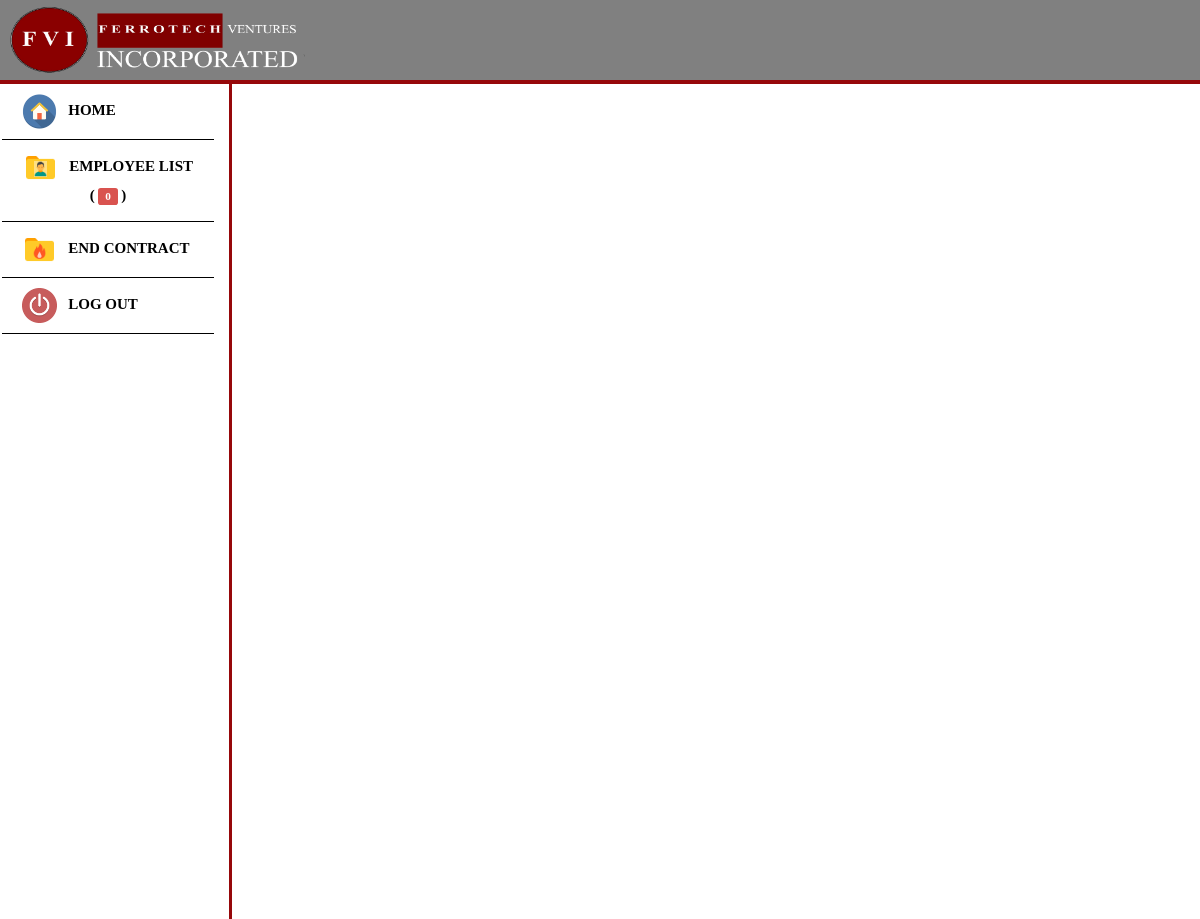
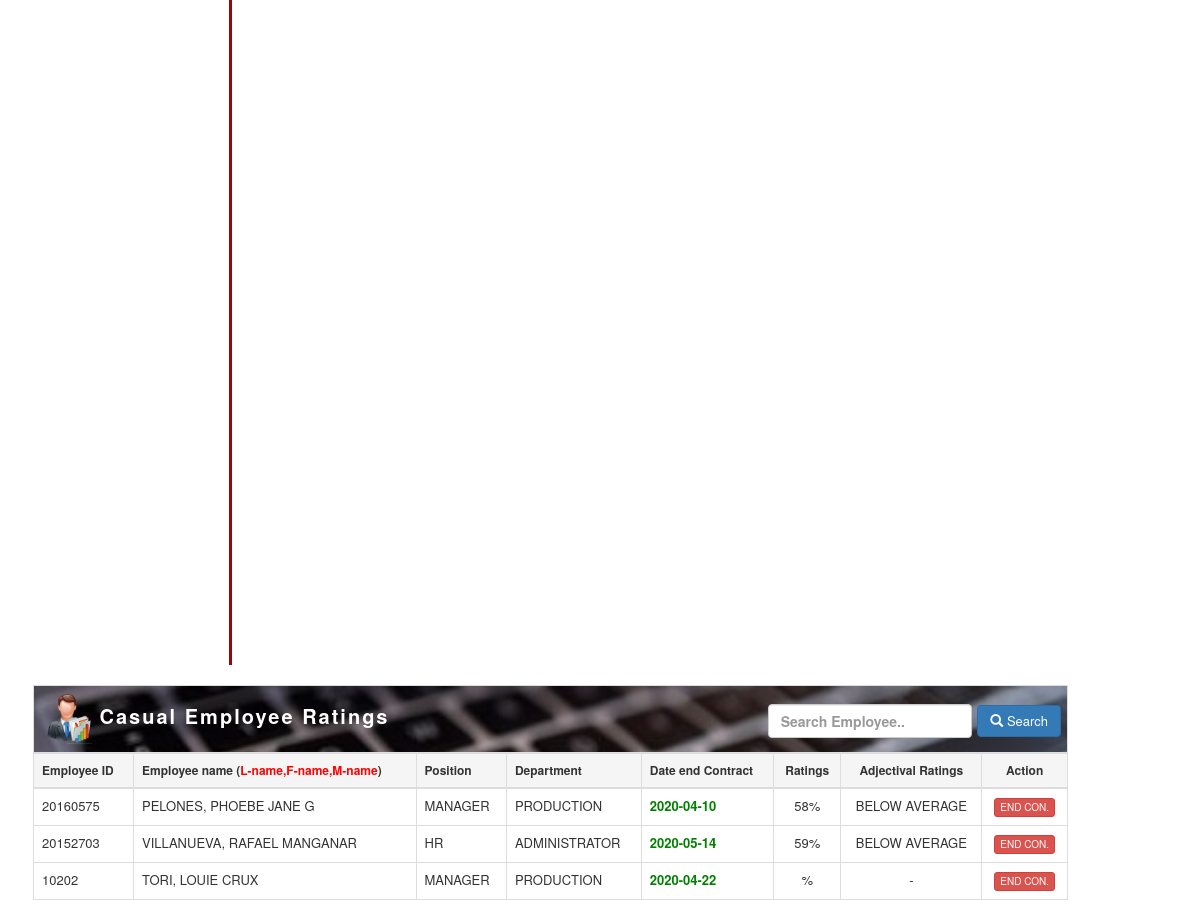
/casualeval_list.php (signed in), run on the app's committed database (2 pictures, top to bottom).
### tables this page shows
CREATE TABLE `tbl_applicants` (
  `ID` int(11) NOT NULL,
  `a_id` text NOT NULL,
  `a_fname` varchar(26) NOT NULL,
  `a_lname` varchar(26) NOT NULL,
  `a_mname` varchar(26) NOT NULL,
  `a_gender` varchar(6) NOT NULL,
  `a_civilStatus` varchar(10) NOT NULL,
  `a_contactNumber` varchar(15) NOT NULL,
  `a_religion` varchar(100) NOT NULL,
  `a_birthday` date NOT NULL,
  `a_age` int(2) NOT NULL,
  `a_region` varchar(255) NOT NULL,
  `a_provine` varchar(255) NOT NULL,
  `a_city` varchar(255) NOT NULL,
  `a_brgy` varchar(255) NOT NULL,
  `a_education` varchar(255) NOT NULL,
  `a_masters` varchar(255) NOT NULL,
  `a_empRecords` varchar(255) NOT NULL,
  `a_dateApplied` date NOT NULL,
  `a_position` varchar(255) NOT NULL,
  `a_dateApproved` date NOT NULL,
  `a_status` text NOT NULL
);

CREATE TABLE `tbl_applicant_field` (
  `ID` int(11) NOT NULL,
  `a_id` text NOT NULL,
  `a_superior` varchar(255) NOT NULL,
  `a_department` varchar(255) NOT NULL,
  `a_contactPerson` varchar(26) NOT NULL,
  `a_contactPersonNum` int(11) NOT NULL,
  `a_tax` varchar(255) NOT NULL,
  `a_tin` varchar(255) NOT NULL,
  `a_sss` varchar(255) NOT NULL,
  `a_pagibin` varchar(255) NOT NULL,
  `a_philHealth` varchar(255) NOT NULL,
  `a_dateHired` date NOT NULL,
  `a_dateEnd` date NOT NULL
);

CREATE TABLE `tbl_ratings` (
  `ID` int(11) NOT NULL,
  `a_id` text NOT NULL,
  `a_type` varchar(25) NOT NULL,
  `a_rate` varchar(25) NOT NULL,
  `a_date` date NOT NULL
);

### casualeval_list.php (the view, shortened to what this page needs)
<!DOCTYPE html>
<html>
<head>
     <link rel="stylesheet" href="Bootstrap_Files/libs/bootstrap/css/bootstrap.min.css" />
    <link rel="stylesheet" type="text/css" href="css/sidebar.css">
</head>
<body>
<nav class="navbar navbar-inverse" style="background-color:gray; border: 0px; border-bottom:4px solid rgb(150, 8, 10); border-radius: 0; padding: 5px;">
  <div class="container-fluid">
    <img style="margin-left: -1%;" src="images/header.png" width="300px" height="70px">
  </div>
</nav>
<div class="sidebar col-sm-12 col-md-12 col-lg-6" style="margin-top:-20px;">
<a href="home.php" style="text-decoration: none;">
  <li>
    <span style="font-family: 'Calibri'">
      <img src="images/icons8-home-96.png" height="35px"> &nbsp; HOME
    </span>
  </li>
</a>
<li class="dropdown" style="font-family: 'Calibri'">
  <?php
  if(isset($_POST['search_val'])){
      $val = $_POST['search_v'];
      $query = mysql_query("SELECT * from tbl_applicants where (a_lname like '%$val%' OR a_fname like '%$val%' OR a_mname like '%$val%' OR a_id like '%$val%') ORDER BY a_dateApplied ASC")or die(mysql_error());
    }else{
      $query = mysql_query("SELECT * from tbl_applicants ORDER BY a_dateApplied ASC")or die(mysql_error());
    }
    $count_notify = 0;
    while($row = mysql_fetch_array($query)){
      $id = $row['a_id'];
      $info = mysql_query("SELECT * from tbl_applicant_field where a_id = '$id' ORDER BY ID DESC")or die(mysql_error());
      $rowz = mysql_fetch_array($info)
  ?>
    <?php
    $end = $rowz['a_dateEnd'];
    if($end <= date("Y-m-d")){
      $dat = '<b style="color:red">Expired</b>';
    }
  }
  if(isset($_POST['search_val'])){
      $val = $_POST['search_v'];
      $query = mysql_query("SELECT * from tbl_applicants where a_status = 'Casual' AND (a_lname like '%$val%' OR a_fname like '%$val%' OR a_mname like '%$val%' OR a_id like '%$val%') ORDER BY a_dateApplied ASC")or die(mysql_error());
    }else{
      $query = mysql_query("SELECT * from tbl_applicants where a_status = 'Casual' ORDER BY a_dateApplied ASC")or die(mysql_error());
    }
    while($row = mysql_fetch_array($query)){
      $id = $row['a_id'];
      $info = mysql_query("SELECT * from tbl_applicant_field where a_id = '$id' ORDER BY ID DESC")or die(mysql_error());
      $rowz = mysql_fetch_array($info)
  ?>
    <?php
    $end = $rowz['a_dateEnd'];
    if($end <= date("Y-m-d")){
      $dat = '<b style="color:red">Expired</b>';
    }
  }
  if(isset($_POST['search_val'])){
      $val = $_POST['search_v'];
      $query = mysql_query("SELECT * from tbl_applicants where a_status = 'Project Based' AND (a_lname like '%$val%' OR a_fname like '%$val%' OR a_mname like '%$val%' OR a_id like '%$val%') ORDER BY a_dateApplied ASC")or die(mysql_error());
    }else{
      $query = mysql_query("SELECT * from tbl_applicants where a_status = 'Project Based' ORDER BY a_dateApplied ASC")or die(mysql_error());
    }
    while($row = mysql_fetch_array($query)){
      $id = $row['a_id'];
      $info = mysql_query("SELECT * from tbl_applicant_field where a_id = '$id' ORDER BY ID DESC")or die(mysql_error());
      $rowz = mysql_fetch_array($info)
  ?>
    <?php
    $end = $rowz['a_dateEnd'];
    if($end <= date("Y-m-d")){
      $dat = '<b style="color:red">Expired</b>';
    }
  }
  if(isset($_POST['search_val'])){
      $val = $_POST['search_v'];
      $query = mysql_query("SELECT * from tbl_applicants where a_status = 'Regular' AND (a_lname like '%$val%' OR a_fname like '%$val%' OR a_mname like '%$val%' OR a_id like '%$val%') ORDER BY a_dateApplied ASC")or die(mysql_error());
    }else{
      $query = mysql_query("SELECT * from tbl_applicants where a_status = 'Regular' ORDER BY a_dateApplied ASC")or die(mysql_error());
    }
    while($row = mysql_fetch_array($query)){
      $id = $row['a_id'];
      $info = mysql_query("SELECT * from tbl_applicant_field where a_id = '$id' ORDER BY ID DESC")or die(mysql_error());
      $rowz = mysql_fetch_array($info)
  ?>
    <?php
    $end = $rowz['a_dateEnd'];
    if($end <= date("Y-m-d")){
      $dat = '<b style="color:red">Expired</b>';
    }
  }
  ?>
  <label class="dropbtn"><span><img src="images/icons8-user-folder-96.png" height="35px"></span> &nbsp; EMPLOYEE LIST ( <label class="label label-danger"><?= $count_notify ?></label> )</label>
</li>
<a href="endcon_list.php" style="text-decoration: none;">
  <li>
    <span style="font-family: 'Calibri'">
      <img src="images/icons8-burn-folder-96.png" height="35px"> &nbsp; END CONTRACT
    </span>
  </li>
</a>
<a type="button" data-toggle="modal" data-target="#logout" style="text-decoration: none;">
<li>
  <span style="font-family: 'Calibri'">
    <img src="images/off.png" height="35px"> &nbsp; LOG OUT
  </span>
</li>
</a>
</div>
<?php
    include('dbcon.php');
?>
<div class="table-responsive container col-xs-6 col-md-6 col-lg-6" style="margin-left:18px;  width: 1065px;">
  <table class="table table-hover table-bordered" cellpadding="10px">
<thead>
<tr>
<br>
<th colspan="8" style="font-weight: bold; background-image: url(images/r.jpg); background-repeat: no-repeat; background-size: cover; color:white; font-size:20px; "> <img src="images/emp_rating.png" height="50px" width="50px"><b style="letter-spacing: 2px; font-size: 20px; letter-spacing:2px;"> Casual Employee Ratings</b>
<div class="form-inline navbar-right">
<form method="POST"  style="margin-right:9px; margin-top: 10px;">
 <input type="text" name="search_v" class="search-query form-control" placeholder="Search Employee.." required>
      <button class="btn btn-primary" type="submit" name="search_val" style="font-size: 13px; margin-right: 4px;"><span class="glyphicon glyphicon-search"></span> Search</button>
</div>
</th>
</tr>
</thead>
  <thead>
    <tr class="active" style="font-weight: bold; font-size: 12px;">
      <th width="100">Employee ID</th>
      <th>Employee name  (<l style="color:red;">L-name,F-name,M-name</l>)</th>
      <th>Position</th>
      <th>Department</th>
      <th>Date end Contract</th>
      <th><center>Ratings</center></th>
      <th><center>Adjectival Ratings</center></th>
      <th><center>Action</center></th>
    </tr>
  </thead>
  <?php
    if(isset($_POST['search_val'])){
      $val = $_POST['search_v'];
      $query = mysql_query("SELECT * from tbl_applicants where a_status = 'Casual' AND (a_lname like '%$val%' OR a_fname like '%$val%' OR a_mname like '%$val%' OR a_id like '%$val%') ORDER BY a_dateApplied ASC")or die(mysql_error());
    }else{
      $query = mysql_query("SELECT * from tbl_applicants where a_status = 'Casual' ORDER BY a_dateApplied ASC")or die(mysql_error());
    }
 if(mysql_num_rows($query) == 0){
        ?>
       <tr>
        <td colspan="8"><center><h2><b><p style="color:red; letter-spacing: 3px; font-size: 25px;"><img src="images/Mazenl77-NX11-Folder-Default.ico" height="40px;" width="50px;">NO RECORD FOUND</p></b></h2></center></td>
        </tr>
        <?php
      }else{
      while($row=mysql_fetch_array($query)){
    ?>
    <?php
      $id = $row['a_id'];
      $info = mysql_query("SELECT * from tbl_applicant_field where a_id = '$id' ORDER BY ID DESC")or die(mysql_error());
      $rowz = mysql_fetch_array($info)
  ?>
  <tr style="text-transform: uppercase; font-size: 13px;">
    <td><?php echo $row['a_id'] ; ?></td>
    <td><?php echo $row['a_lname'] . ", " . $row['a_fname'] . " " . $row['a_mname']; ?></td>
    <td><?php echo $row['a_position'] ; ?></td>
    <td><?php echo $rowz['a_department'] ; ?></td>
    <?php
    $end = $rowz['a_dateEnd'];
    if($end <= date("Y-m-d")){
      $dd = date("Y-m-d");
      $d1 = new DateTime($dd);
      $d2 = new DateTime($end);
      $diff = $d2->diff($d1);
      if($diff->y <= 0){
        $dat = '<b style="color:red">'.$end.'</b>';
      }else{
        $dat = '<b style="color:green">'.$end.'</b>';
      }
    }
    ?>
    <td><?php echo $dat ; ?></td>
    <?php
      $id = $row['a_id'];
      $ratings = mysqli_query($conn, "SELECT * FROM tbl_ratings WHERE a_id = '$id' AND a_type = 'Casual'");
      $rate_row = mysqli_fetch_array($ratings);
      $ratez = $rate_row['a_rate'];
      if($ratez <= 51){
        $adjective = 'Need Improvements';
      }elseif($ratez <= 52 || $ratez <= 64){
         $adjective = 'Below Average';
      }elseif($ratez <= 65 || $ratez <= 77){
         $adjective = 'Meet Expectation';
      }elseif($ratez <= 78 || $ratez <= 89){
         $adjective = 'Commendable';
      }elseif($ratez <= 90 || $ratez <= 100){
         $adjective = 'Outstanding';
      }
      if(empty($ratez)){
        $adjective = "-";
      }
    ?>
    <td><center><?php echo $rate_row['a_rate'] . "%" ; ?></center></td>
    <td><center><?php echo $adjective; ?></center></td>
    <?php
    if($end <= date("Y-m-d")){
      ?>
      <td><center><a href="casual_endconform.php?id=<?= $row['a_id'] ?>&casual" class="btn btn-xs btn-danger" style="font-size: 10px;">End Con.</a></center></td>
      <?php
    }
    ?>
  </tr>
  <?php
    }
    }
  ?>
  </table>
</div>
</body>
</html>

### css/sidebar.css (style rules this page uses)
body { margin: 0px 0px; padding: 0px 0px; }
* { margin: 0px 0px; padding: 0px 0px; }
.sidebar { background-color:white; border-right:solid rgb(150, 8, 10); margin-left: -8px; width: 20%; height: 1500px; }
li { font-weight: bold; list-style-type: none; color: black; padding: 10px 20px; border-bottom:1px solid black; font-family: oblique; font-size: 15px; margin-left: -5px; }
li label, .dropbtn { display: inline-block; color: black; text-align: center; text-decoration: none; }

### data on the page
tbl_applicants: a "20160575", a_lname "PELONES", a_fname "PHOEBE JANE", a_mname "G", a_position "MANAGER", tbl_applicant_field.a_department "PRODUCTION", tbl_applicant_field.a_dateEnd "2020-04-10", tbl_ratings.a_rate "58", tbl_ratings.a_rate "BELOW AVERAGE"
tbl_applicants: a "20152703", a_lname "VILLANUEVA", a_fname "RAFAEL", a_mname "MANGANAR", a_position "HR", tbl_applicant_field.a_department "ADMINISTRATOR", tbl_applicant_field.a_dateEnd "2020-05-14", tbl_ratings.a_rate "59", tbl_ratings.a_rate "BELOW AVERAGE"
tbl_applicants: a "10202", a_lname "TORI", a_fname "LOUIE", a_mname "CRUX", a_position "MANAGER", tbl_applicant_field.a_department "PRODUCTION", tbl_applicant_field.a_dateEnd "2020-04-22", adjective "-"

### other printed values
$count_notify "0"
